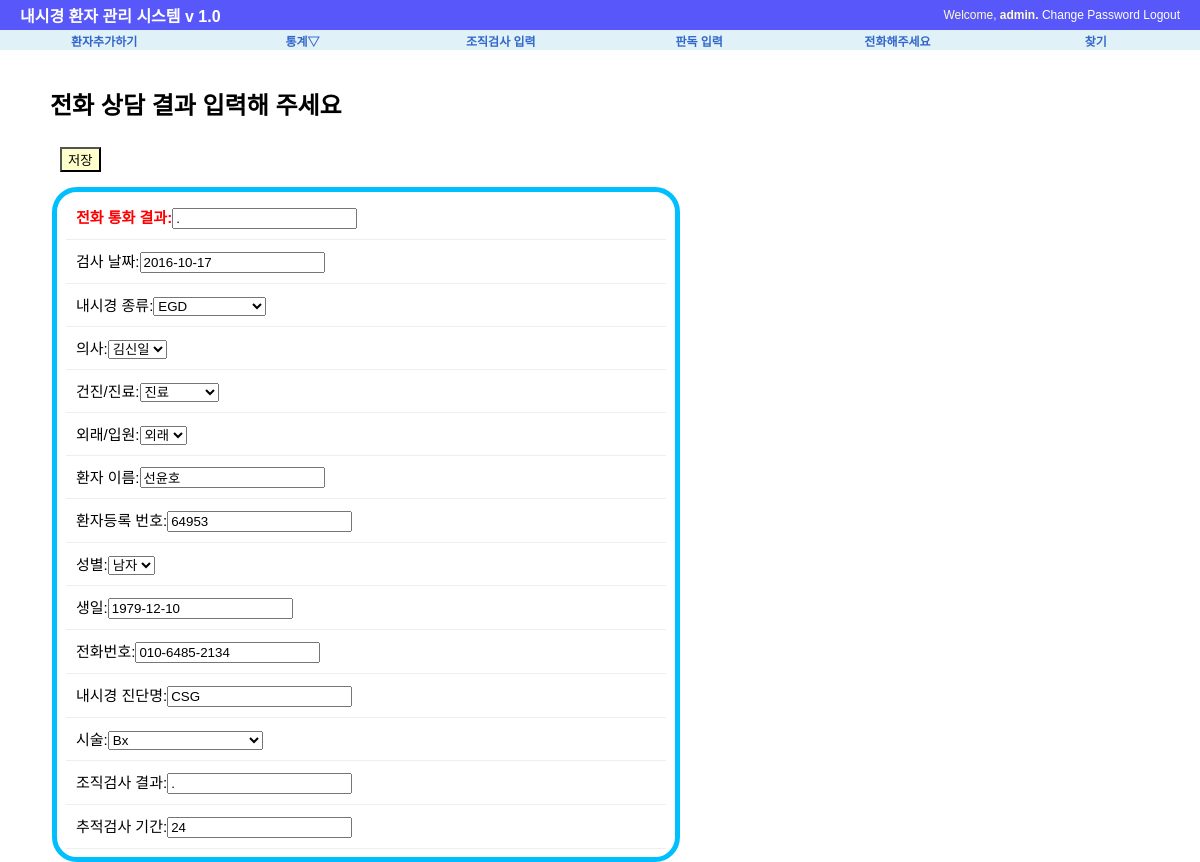
The app's page /procedure/75/phonecheck/ (signed in), older data.
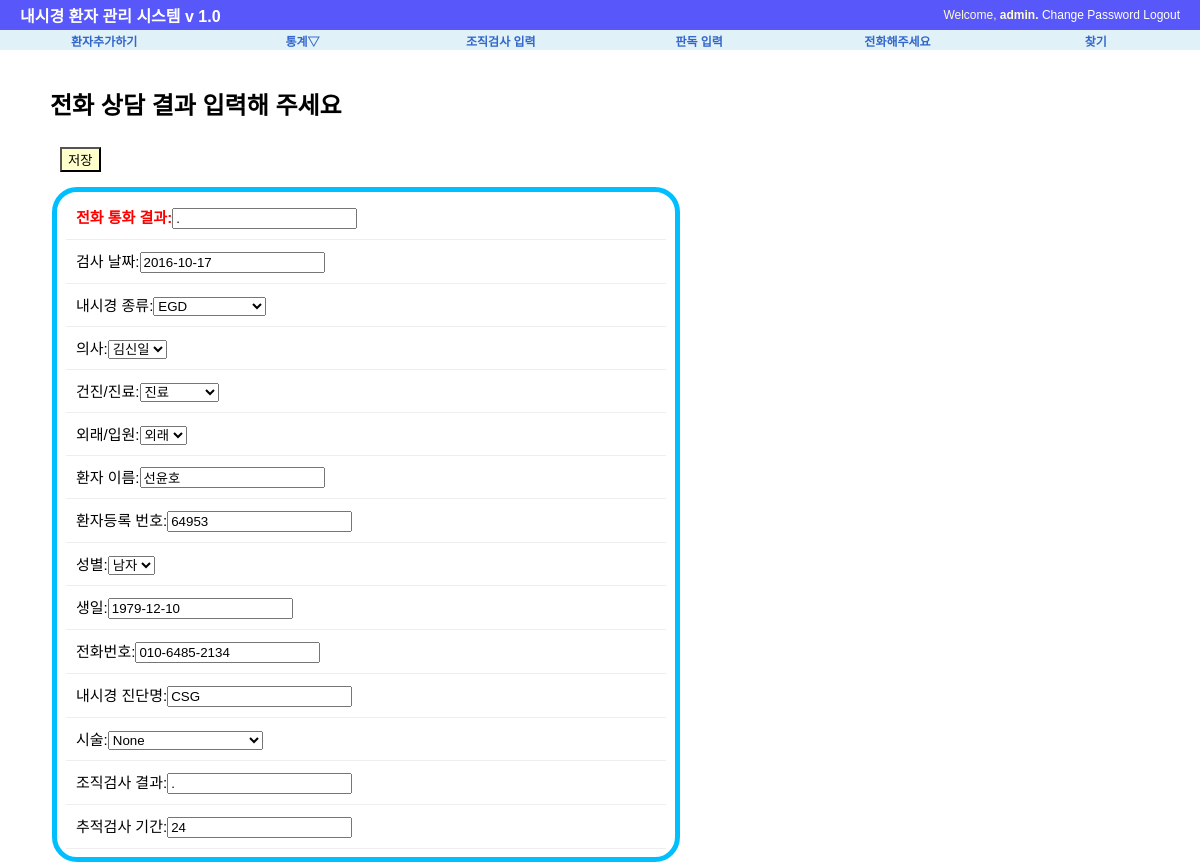
The same page, newer data.
### procedure/models.py (models this page shows, shortened)
class Exam(models.Model):
    exam_date=models.DateField('검사 날짜', default=date.today)
    exam_type=MultiSelectField('내시경 종류', max_length=20, max_choices=3,choices=(('E', 'EGD'),('C','Colonoscopy'), ('S','Sigmoidoscopy')))
    exam_doc=models.CharField('의사', max_length=30, choices=(('이영재','이영재'),('김신일','김신일')), default='김신일')
    exam_class=models.CharField('건진/진료',max_length=30, choices=(('건진',"건진"),('진료',"진료"),('건진+진료',"건진+진료")), default='건진')
    exam_place=models.CharField('외래/입원', max_length=20, choices=(('입원', '입원'), ('외래', '외래')), default='외래')
    patient_name=models.CharField('환자 이름', max_length=50)
    hospital_no=models.CharField('환자등록 번호', max_length=10)
    patient_sex=models.CharField('성별',max_length=10, choices=(('M',"남자"),('F', "여자")), default='M')
    patient_birth=models.DateField('생일', auto_now=False)
    patient_phone=models.CharField("전화번호", max_length=15, default="010-")
    exam_Dx=models.CharField("내시경 진단명",max_length=200)
    exam_procedure=MultiSelectField("시술", max_length=20, max_choices=5, choices=(('None','None'),('Bx',"Bx"),('CLO','CLO'),('Polypectomy', "Polypectomy"),("EMR",'EMR'),
                                                           ('ForeignBody','Foreign Body Remove'),('BleedingControl','Bleeding Control'),('PEG','PEG')))
    Bx_result=models.CharField("조직검사 결과", max_length=200, default=".")
    follow_up=models.IntegerField("추적검사 기간", default=0)
    phone_check=models.CharField("전화 통화 결과", max_length=50, default='.')
    re_visit=models.BooleanField("재방문", default=False)
    class Meta:
        ordering=['-exam_date']

### procedure/views.py (the view)
# urls.py: url(r'^(?P<pk>[0-9]+)/phonecheck/$', views.PhoneCheck.as_view(), name="phonecheck"),
class PhoneCheck(LoginRequiredMixin, UpdateView):
    model=Exam
    template_name = 'procedure/phone_check.html'
    fields = ['exam_date', 'exam_type', 'exam_doc', 'exam_class', 'exam_place', 'patient_name', 'hospital_no',
              'patient_sex', 'patient_birth','patient_phone','exam_Dx', 'exam_procedure','Bx_result','phone_check', 'follow_up']
    success_url = reverse_lazy('procedure:phone')

### procedure/templates/procedure/phone_check.html (shortened to what this page needs)
{% extends "base.html" %}
{% load staticfiles %}
{% block extrastyle %}{% static "css/forms.css" %}{%endblock%}
{% block content %}
<div id="content">
<h1> 전화 상담 결과 입력해 주세요</h1>
<form action="." method="post"> {% csrf_token %}
    <div class="submit-row">
        <input type="submit" value="저장"/>
    </div>
    <fieldset class="aligned">
        <div class="form-row">
            <b><font color = 'Red'>{{form.phone_check.label_tag}}</font></b>{{form.phone_check}}
        </div>
        <div class="form-row">
            {{form.exam_date.label_tag}}{{form.exam_date}}
        </div>
        <div class="form-row">
            {{form.exam_type.label_tag}}{{form.exam_type}}
        </div>
        <div class="form-row">
            {{form.exam_doc.label_tag}}{{form.exam_doc}}
        </div>
        <div class="form-row">
            {{form.exam_class.label_tag}}{{form.exam_class}}
        </div>
        <div class="form-row">
            {{form.exam_place.label_tag}}{{form.exam_place}}
        </div>
        <div class="form-row">
            {{form.patient_name.label_tag}}{{form.patient_name}}
        </div>
        <div class="form-row">
            {{form.hospital_no.label_tag}}{{form.hospital_no}}
        </div>
        <div class="form-row">
            {{form.patient_sex.label_tag}}{{form.patient_sex}}
        </div>
        <div class="form-row">
            {{form.patient_birth.label_tag}}{{form.patient_birth}}
        </div>
        <div class="form-row">
            {{form.patient_phone.label_tag}}{{form.patient_phone}}
        </div>
        <div class="form-row">
            {{form.exam_Dx.label_tag}}{{form.exam_Dx}}
        </div>
        <div class="form-row">
            {{form.exam_procedure.label_tag}}{{form.exam_procedure}}
        </div>
        <div class="form-row">
            {{form.Bx_result.label_tag}}{{form.Bx_result}}
        </div>
        <div class="form-row">
            {{form.follow_up.label_tag}}{{form.follow_up}}
        </div>
    </fieldset>
    </form>
</div>
{% endblock %}

Row changes from the older to the newer data that the page shows:
changed Exam "EGD": exam_procedure "Bx" → "None"
